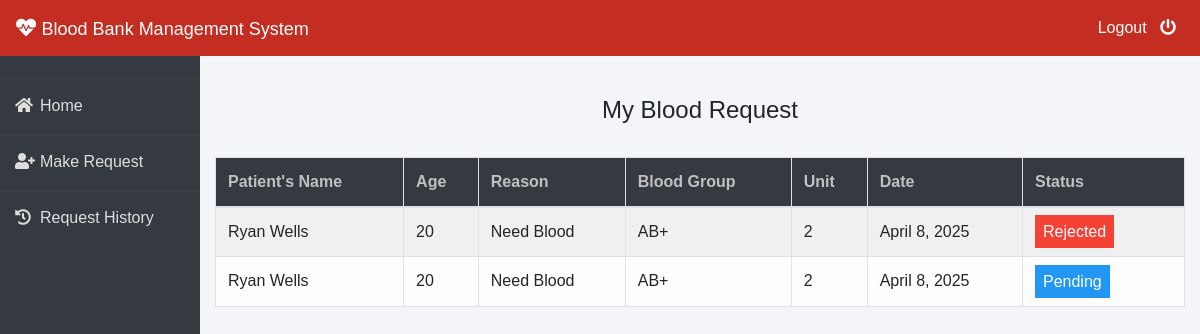
/patient/my-request (signed in), run on the app's committed database.
### blood/models.py (models this page shows, shortened)
class BloodRequest(models.Model):
    request_by_patient=models.ForeignKey(pmodels.Patient,null=True,on_delete=models.CASCADE)
    request_by_donor=models.ForeignKey(dmodels.Donor,null=True,on_delete=models.CASCADE)
    patient_name=models.CharField(max_length=30)
    patient_age=models.PositiveIntegerField()
    reason=models.CharField(max_length=500)
    bloodgroup=models.CharField(max_length=10)
    unit=models.PositiveIntegerField(default=0)
    status=models.CharField(max_length=20,default="Pending")
    date=models.DateField(auto_now=True)

### patient/views.py (the view)
# urls.py: path('my-request', views.my_request_view,name='my-request'),
def my_request_view(request):
    patient= models.Patient.objects.get(user_id=request.user.id)
    blood_request=bmodels.BloodRequest.objects.all().filter(request_by_patient=patient)
    return render(request,'patient/my_request.html',{'blood_request':blood_request})

### templates/patient/my_request.html (shortened to what this page needs)
{% extends 'patient/patientbase.html' %}
{% block content %}
{% load widget_tweaks %}
{%load static%}
<head>
   </head>
<br><br>
<div class="container">
    <H4 class="text-center">My Blood Request</H4><br>
    <table class="table table-light table-hover table-bordered table-striped">
        <thead class="bg-dark">
            <tr>
                <th scope="col" style="color: rgb(192, 192, 192);">Patient's Name</th>
                <th scope="col" style="color: rgb(192, 192, 192);">Age</th>
                <th scope="col" style="color: rgb(192, 192, 192);">Reason</th>
                <th scope="col" style="color: rgb(192, 192, 192);">Blood Group</th>
                <th scope="col" style="color: rgb(192, 192, 192);">Unit</th>
                <th scope="col" style="color: rgb(192, 192, 192);">Date</th>
                <th scope="col" style="color: rgb(192, 192, 192);">Status</th>
            </tr>
        </thead>
        <tbody>
            {% for t in blood_request %}
            <tr>
                <td> {{t.patient_name}}</td>
                <td>{{t.patient_age}}</td>
                <td>{{t.reason}}</td>
                <td>{{t.bloodgroup}}</td>
                <td>{{t.unit}}</td>
                <td>{{t.date}}</td>
                {% if t.status == 'Approved' %}
                <td><span class="label success"> Approved</span></td>
                {% elif t.status == 'Rejected' %}
                <td><span class="label danger">Rejected</span></td>
                {% else %}
                <td><span style="color: white;margin-left: 0px;" class="label info">Pending</span></td>
                {% endif %}
            </tr>
            {% endfor %}
        </tbody>
    </table>
</div>
{% endblock content %}

### templates/patient/patientbase.html (shortened to what this page needs)
<!DOCTYPE html>
<html lang="en">
<head>
    <link rel="stylesheet" href="https://maxcdn.bootstrapcdn.com/bootstrap/4.0.0/css/bootstrap.min.css">
    <link rel="stylesheet" href="https://cdnjs.cloudflare.com/ajax/libs/font-awesome/5.14.0/css/all.css">
</head>
<body>
    <nav class="navbar navbar-expand-lg navbar-light fixed-top bg-danger">
        <a style="color:white;" class="navbar-brand" href="/"><i class="fa fa-heartbeat"></i>&nbsp;<font face = "Comic sans MS" size ="4">Blood Bank Management System</font></a>
        <div class="navbar-collapse collapse w-100 order-3 dual-collapse2">
            <ul class="navbar-nav ml-auto">
                <li class="nav-item">
                    <a class="nav-link" style="color: white;" href="/logout">Logout &nbsp; <i class="fa fa-power-off"></i></a>
                </li>
            </ul>
        </div>
      </nav>
<br><br>
<div class="wrapper">
    <div class="sidebar">
        <ul>
            <li><a style="text-decoration:none;" href="/"><i class="fas fa-home"></i>Home</a></li>
            <li><a style="text-decoration:none;" href="/patient/make-request"><i class="fas fa-user-plus"></i>Make Request</a></li>
            <li><a style="text-decoration:none;" href="/patient/my-request"><i class="fas fa-history"></i>Request History</a></li>
        </ul>
    </div>
    <div class="main_content">
{% block content %}
{% endblock content %}
    </div>
</div>
</body>
</html>

### templates/patient/patientbase.html (style rules this page uses)
* { margin: 0; padding: 0; box-sizing: border-box; list-style: none; text-decoration: none; font-family: 'Josefin Sans', sans-serif; }
body { background-color: #f3f5f9; }
.bg-danger { background-color: #c32d22!important; }
.wrapper { display: flex; position: relative; }
.wrapper .sidebar { width: 200px; height: 100%; background: #343a40; padding: 30px 0px; position: fixed; }
.wrapper .sidebar ul li { padding: 15px; border-bottom: 1px solid #dedede; border-bottom: 1px solid rgba(0,0,0,0.05); border-top: 1px solid rgba(255,255,255,0.05); }
.wrapper .sidebar ul li a { color: #dedede; display: block; }
.wrapper .sidebar ul li a .fas { width: 25px; }
.wrapper .main_content { width: 100%; margin-left: 200px; }
.wrapper .main_content .info { margin: 20px; color: #717171; line-height: 25px; }

### templates/patient/my_request.html (style rules this page uses)
.label { color: white; padding: 8px; }
.info { background-color: #2196F3; }
.danger { background-color: #f44336; }

### data on the page
BloodRequest: patient_name "Ryan Wells", patient_age "20", reason "Need Blood", bloodgroup "AB+", unit "2", date "April 8, 2025", status "Rejected"
BloodRequest: patient_name "Ryan Wells", patient_age "20", reason "Need Blood", bloodgroup "AB+", unit "2", date "April 8, 2025", status "Pending"
